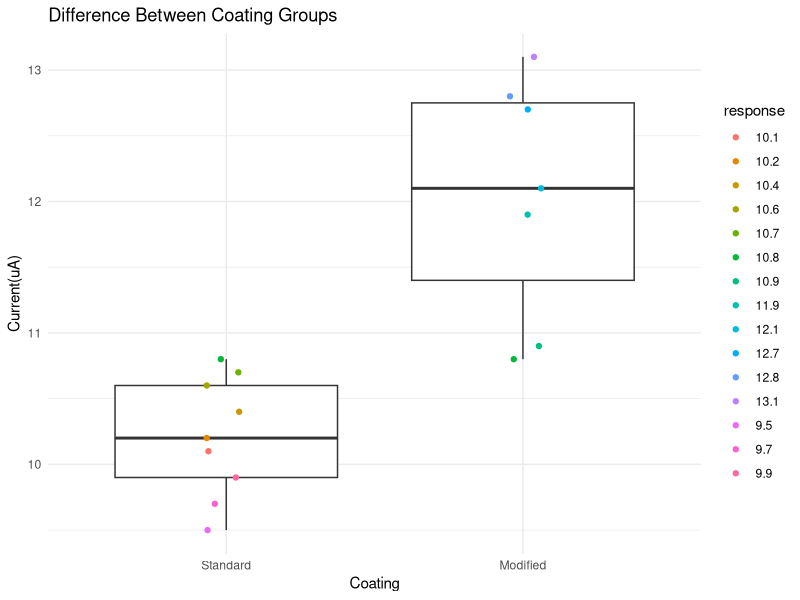
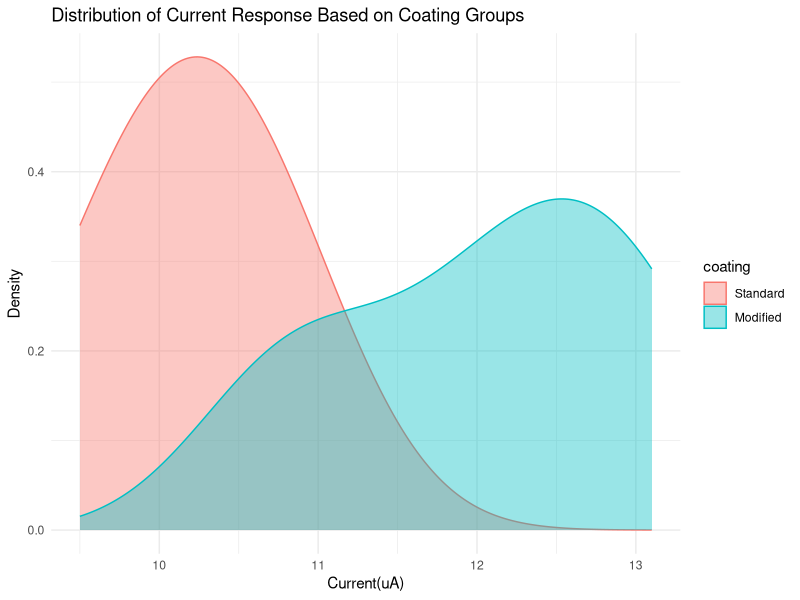

Reproduce these figures in R, in order.
## ---- chunk 1
electrode <- read.csv("Data/electrodes.csv")
measurements <- read.csv("Data/measurements.csv")
## ---- chunk 2
library(dplyr)
library(stringr)
library(tidyverse)

dim(electrode)
str(electrode)
head(electrode)
anyNA(electrode)
duplicated(electrode$electrode_id)
sum(duplicated(electrode$electrode_id))
no_dup_electrodes <- electrode %>%
                        distinct()
sort_electrodes <- no_dup_electrodes[order(no_dup_electrodes$electrode_id), ]
sort_electrodes <- sort_electrodes %>% mutate(storage_days = str_remove_all(storage_days, "days"))
sort_electrodes <- sort_electrodes %>% mutate(coating = str_squish(coating))
sort_electrodes <- sort_electrodes %>% mutate(coating = str_to_title(coating))
sort_electrodes <- sort_electrodes %>% mutate(use_status = str_squish(use_status))
sort_electrodes <- sort_electrodes %>% mutate(use_status = str_to_title(use_status))

dim(measurements)
str(measurements)
head(measurements)
anyNA(measurements)
duplicated(measurements$electrode_id)
sum(duplicated(measurements$electrode_id))
no_dup_measurements <- measurements %>% 
                        distinct()
no_dup_measurements <- no_dup_measurements %>% mutate(electrode_id = str_squish(electrode_id))
no_dup_measurements <- no_dup_measurements %>% mutate(unit = str_squish(unit))
no_dup_measurements <- no_dup_measurements %>% mutate(electrode_id = str_to_title(electrode_id))

sort_measurements <- no_dup_measurements[order(no_dup_measurements$electrode_id), ]
sort_measurements <- sort_measurements %>% mutate(response = str_remove_all(response, "uA"))
sort_measurements <- sort_measurements %>% mutate(unit = str_remove_all(unit, "nA"))
sort_measurements$unit <- sub("^$", "uA", sort_measurements$unit)
sort_measurements <- sort_measurements %>% mutate(response = ifelse(as.numeric(response) > 1000,
                                                                    as.character(as.numeric(response)/1000),
                                                                    response))
## ---- chunk 3
base::nrow(sort_electrodes)
base::nrow(sort_measurements)

base::names(sort_electrodes)
base::names(sort_measurements)

base::length(base::unique(sort_electrodes$electrode_id))
base::length(base::unique(sort_measurements$electrode_id))
             
combination_data <- dplyr::full_join(x=sort_electrodes , y= sort_measurements, by = "electrode_id") 

duplicated(combination_data$electrode_id)
sum(duplicated(combination_data$electrode_id))
combination_data <- combination_data %>%
                         distinct()
sort_measurements$response %in% measurements$response
combination_data[[7]][[2]] <- 10.8


## ---- chunk 4
combination_data <- combination_data %>% mutate(problem_flag = if_else(coating == "?"|
                                                  is.na(coating)|
                                                  is.na(storage_days) |
                                                  storage_days == "unknown"|
                                                  is.na(fabrication_batch)|
                                                  fabrication_batch == ""|
                                                  is.na(use_status)|
                                                  is.na(glucose_mmol_L)|
                                                  is.na(response)|
                                                  unit=="?"|
                                                  storage_days < 0|  
                                                  is.na(unit)|
                                                  electrode_id == "E011" |
                                                  response < 0,"Problem", "No problem"))
                                                 
## ---- chunk 5
clarification <- filter(combination_data, problem_flag == "Problem")
clarification <- clarification %>% mutate(clarifications = case_when(is.na(coating) ~ "This sample has missing values and is not visible at electrode dataset", coating == "?" ~ "Coating condition is not known", is.na(storage_days)~ "This sample has missing value at storage day", storage_days == "unknown"~ "This sample has unknown value at storage day", storage_days < 0 ~ "This sample has unvaluable storage day condition", fabrication_batch== "" ~ "This sample has empty value at fabrication batch", is.na(glucose_mmol_L) ~ "This sample has missing values and is not visible at measurement dataset", is.na(response) ~ "This  sample has missing value at response", unit == "?"~ "Unit condition is  not known", is.na(unit)~ "This sample has missing value and is not visible at measurements dataset", electrode_id == "E011" ~ "This sample has 2 different response", response <= 0 ~ "This sample has negative response")) 
## ---- chunk 6
combination_data$coating <- replace(combination_data$coating, combination_data$coating == "Standrad", "Standard")
combination_data$coating <- replace(combination_data$coating, combination_data$coating == "Modifed", "Modified")
final_data <- combination_data %>% select(electrode_id, coating, storage_days, fabrication_batch, use_status, glucose_mmol_L, response, unit, problem_flag) %>%
                                   filter(coating == "Standard"|
                                          coating ==  "Modified",
                                          use_status == "Include",
                                          unit == "uA",
                                          response >= 0 )
final_data[duplicated(final_data$electrode_id), ]
final_data <- final_data %>% filter(!str_detect(electrode_id, "E011"))
## ---- chunk 7
library(forcats)
library(ggplot2)
table(final_data$coating)
final_data$coating <- fct_relevel(final_data$coating, "Standard", "Modified")

ggplot(data = final_data, aes(x= coating, y= as.numeric(response)))+
  geom_boxplot(outlier.shape = NA)+
  geom_jitter(width = 0.08, height = 0, aes(colour = response))+
  labs(title = "Difference Between Coating Groups", x= "Coating", y="Current(uA)")+
  theme_minimal()

ggplot(data = final_data, aes(x=as.numeric(response), colour = coating, fill = coating))+
  geom_density(bw = 0.6, alpha = 0.4)+
  labs(title = "Distribution of Current Response Based on Coating Groups", x= "Current(uA)", y="Density")+
  theme_minimal()

aggregate(as.numeric(response) ~ coating, data = final_data, FUN = mean)
aggregate(as.numeric(response) ~ coating, data = final_data, FUN = sd)

write.csv(combination_data, "Combination Table.csv")
write.csv(clarification, "Clarification Table.csv")
write.csv(final_data, "Final Table.csv")

sessionInfo()
